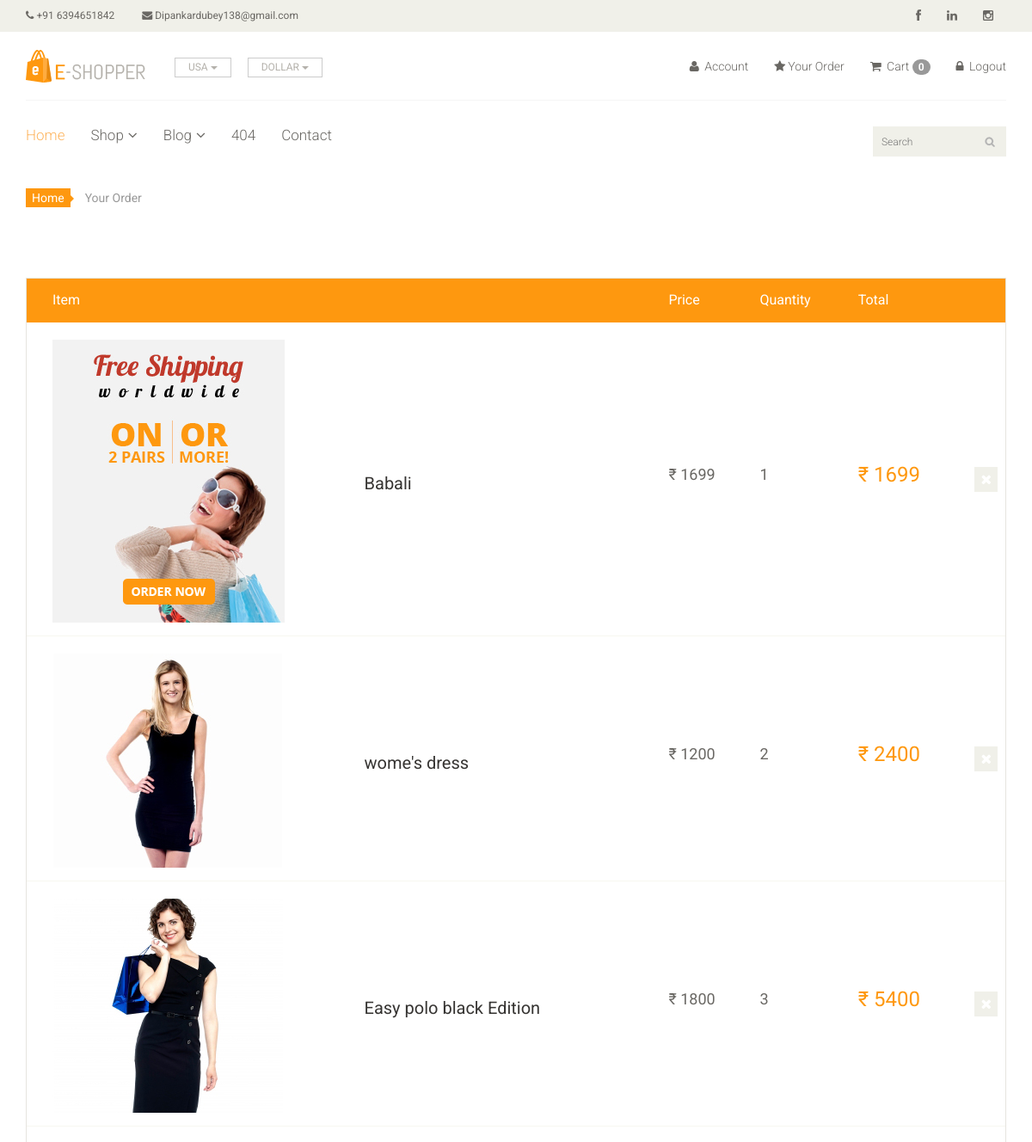
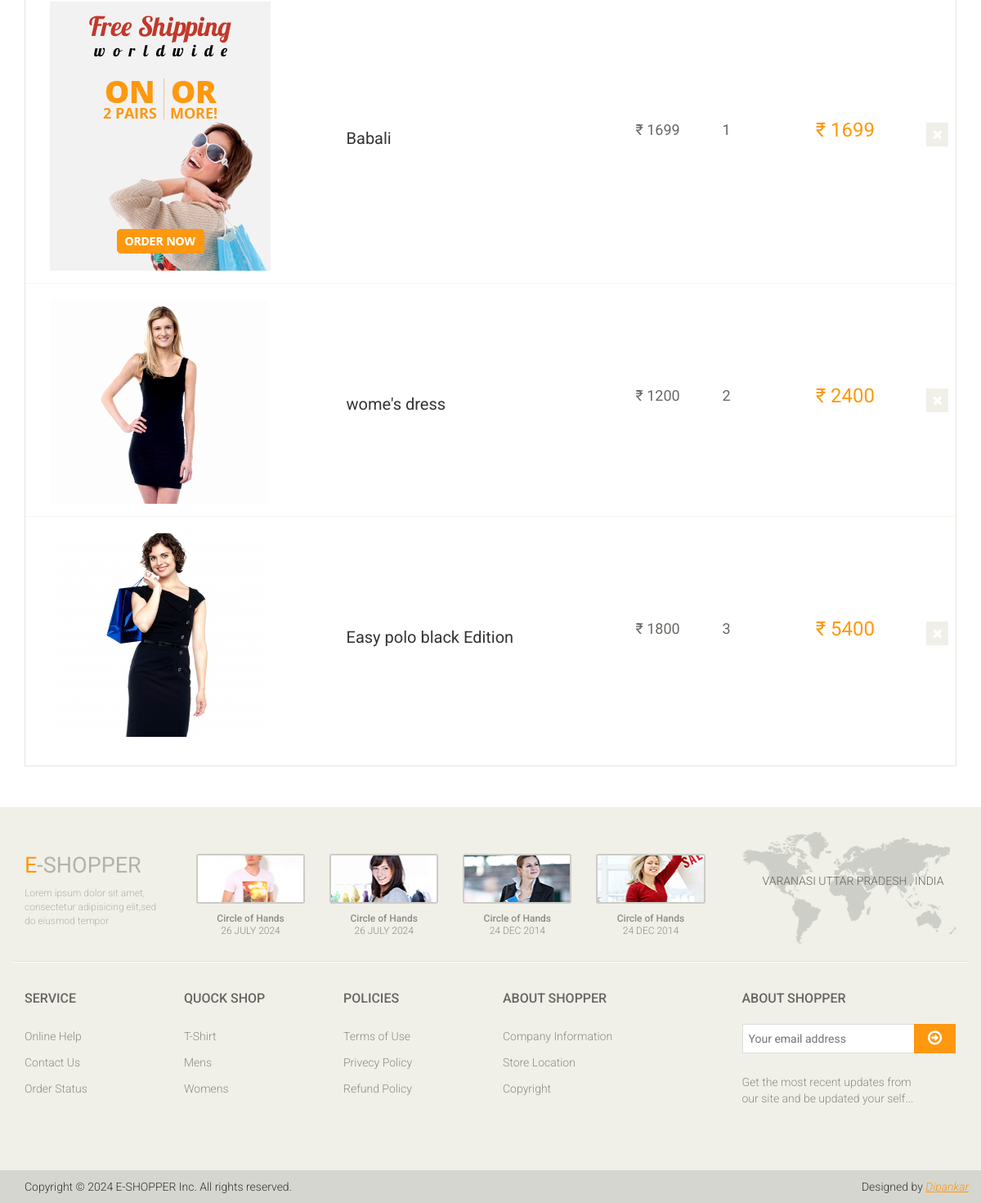
/order/ (signed in), run on the app's committed database (2 pictures, top to bottom).
### app/models.py (models this page shows, shortened)
class Order(models.Model):
    image = models.ImageField(upload_to='ecommerce/order/image')
    product = models.CharField(max_length=1000,default='')
    user = models.ForeignKey(User,on_delete=models.CASCADE)
    price = models.IntegerField()
    quantity = models.CharField(max_length=5)
    total = models.CharField(max_length=100, default='')
    address = models.TextField()
    phone = models.CharField(max_length=10)
    pincode = models.CharField(max_length=10)
    date = models.DateField(default=datetime.datetime.today)

### Ecommerce/views.py (the view)
# urls.py: path('order/',views.Your_order,name='order'),
def Your_order(request):
    uid = request.session.get('_auth_user_id')
    user = User.objects.get(pk=uid)
    order = Order.objects.filter(user = user)
    data ={
        'order':order,
    }
    return render(request,"Order.html",data)

### templates/Order.html
{% extends "master.html" %}
{% block content %}
<section id="cart_items">
		<div class="container">
			<div class="breadcrumbs">
				<ol class="breadcrumb">
				  <li><a href="#">Home</a></li>
				  <li class="active">Your Order</li>
				</ol>
			</div>
			<div class="table-responsive cart_info">
				<table class="table table-condensed">
					<thead>
						<tr class="cart_menu">
							<td class="image">Item</td>
							<td class="description"></td>
							<td class="price">Price</td>
							<td class="quantity">Quantity</td>
							<td class="total">Total</td>
							<td></td>
						</tr>
					</thead>
					<tbody>
					{% for i in order %}
						<tr>
							<td class="cart_product">
								<a href=""><img src="{{i.image}}" alt=""></a>
							</td>
							<td class="cart_description">
								<h4><a href="">{{i.product}}</a></h4>
							</td>
							<td class="cart_price">
								<p>₹ {{i.price}}</p>
							</td>
							<td class="cart_quantity">
								<div class="cart_price">
									<p>{{i.quantity}}</p>
								</div>
							</td>
							<td class="cart_total">
								<p class="cart_total_price">₹ {{i.total}}</p>
							</td>
							<td class="cart_delete">
								<a class="cart_quantity_delete" href=""><i class="fa fa-times"></i></a>
							</td>
						</tr>
					{% endfor %}
					</tbody>
				</table>
			</div>
		</div>
	</section>
{% endblock %}

### css/main.css (style rules this page uses)
body { font-family: 'Roboto', sans-serif; background:; position: relative; font-weight:400px; }
a { -webkit-transition: 300ms; -moz-transition: 300ms; -o-transition: 300ms; transition: 300ms; }
h1, h2, h3, h4, h5, h6 { font-family: 'Roboto', sans-serif; }
.breadcrumbs { position: relative; }
.breadcrumbs .breadcrumb { background:transparent; margin-bottom: 75px; padding-left: 0; }
.breadcrumbs .breadcrumb li a { background:#FE980F; color: #FFFFFF; padding: 3px 7px; }
.breadcrumbs .breadcrumb li a:after { content:""; height:auto; width: auto; border-width: 8px; border-style: solid; border-color:transparent transparent transparent #FE980F; position: absolute; top: 11px; left:48px; }
.breadcrumbs .breadcrumb > li + li:before { content: " "; }
#cart_items .cart_info { border: 1px solid #E6E4DF; margin-bottom: 50px }
#cart_items .cart_info .cart_menu { background: #FE980F; color: #fff; font-size: 16px; font-family: 'Roboto', sans-serif; font-weight: normal; }
#cart_items .cart_info .table.table-condensed thead tr { height: 51px; }
#cart_items .cart_info .table.table-condensed tr { border-bottom: 1px solid#F7F7F0 }
#cart_items .cart_info .table.table-condensed tr:last-child { border-bottom: 0 }
.cart_info table tr td { border-top: 0 none; vertical-align: inherit; }
#cart_items .cart_info .image { padding-left: 30px; }
#cart_items .cart_info .cart_description h4 { margin-bottom: 0 }
#cart_items .cart_info .cart_description h4 a { color: #363432; font-family: 'Roboto',sans-serif; font-size: 20px; font-weight: normal; }
#cart_items .cart_info .cart_price p { color:#696763; font-size: 18px }
#cart_items .cart_info .cart_total_price { color: #FE980F; font-size: 24px; }
.cart_product { display: block; margin: 15px -70px 10px 25px; }
.cart_delete { display: block; margin-right: -12px; overflow: hidden; }
.cart_delete a { background:#F0F0E9; color: #FFFFFF; padding: 5px 7px; font-size: 16px }

### data on the page
Order: image (picture), product "Babali", price "1699", quantity "1", total "1699"
Order: image (picture), product "wome's dress", price "1200", quantity "2", total "2400"
Order: image (picture), product "Easy polo black Edition", price "1800", quantity "3", total "5400"
Order: image (picture), product "Babali", price "1699", quantity "1", total "1699"
Order: image (picture), product "wome's dress", price "1200", quantity "2", total "2400"
Order: image (picture), product "Easy polo black Edition", price "1800", quantity "3", total "5400"

### other printed values
{{ request.session.cart|length }} "0"
